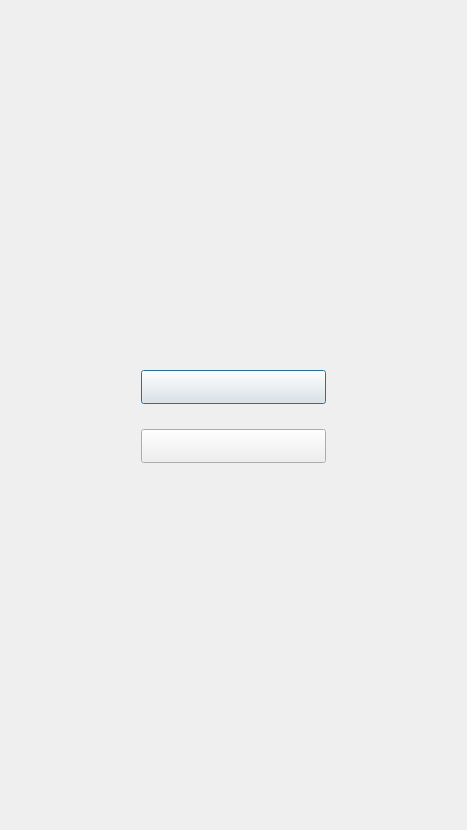
<?xml version="1.0" encoding="UTF-8"?>
<ui version="4.0">
 <class>Dialog</class>
 <widget class="QDialog" name="Dialog">
  <property name="geometry">
   <rect>
    <x>0</x>
    <y>0</y>
    <width>467</width>
    <height>830</height>
   </rect>
  </property>
  <property name="minimumSize">
   <size>
    <width>467</width>
    <height>830</height>
   </size>
  </property>
  <property name="maximumSize">
   <size>
    <width>467</width>
    <height>830</height>
   </size>
  </property>
  <property name="windowTitle">
   <string>Dialog</string>
  </property>
  <widget class="QLabel" name="label">
   <property name="geometry">
    <rect>
     <x>0</x>
     <y>0</y>
     <width>467</width>
     <height>830</height>
    </rect>
   </property>
   <property name="text">
    <string/>
   </property>
   <property name="pixmap">
    <pixmap>:/back/배경.png</pixmap>
   </property>
  </widget>
  <widget class="QPushButton" name="login_btn">
   <property name="geometry">
    <rect>
     <x>141</x>
     <y>370</y>
     <width>185</width>
     <height>34</height>
    </rect>
   </property>
   <property name="styleSheet">
    <string notr="true">border-image: url(:/button/입력창 버튼.png);</string>
   </property>
   <property name="text">
    <string/>
   </property>
  </widget>
  <widget class="QPushButton" name="pass_btn">
   <property name="geometry">
    <rect>
     <x>141</x>
     <y>429</y>
     <width>185</width>
     <height>34</height>
    </rect>
   </property>
   <property name="styleSheet">
    <string notr="true">border-image: url(:/button/패스버튼.png);</string>
   </property>
   <property name="text">
    <string/>
   </property>
  </widget>
 </widget>
 <resources>
  <include location="../page1resource.qrc"/>
 </resources>
 <connections/>
</ui>
